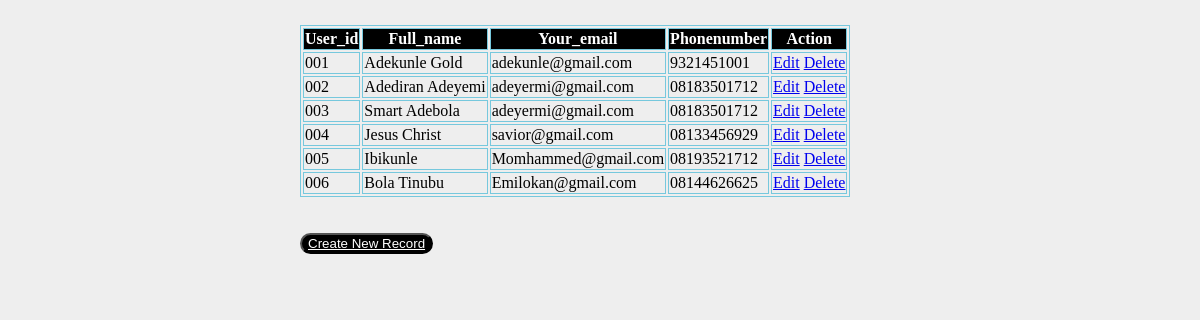
The page /show on the database its author committed.
### crud/models.py (models this page shows, shortened)
class Crud(models.Model):
    eid = models.CharField(max_length=20)
    ename = models.CharField(max_length=100)
    eemail = models.EmailField()
    econtact = models.CharField(max_length=15)
    class Meta:
        db_table = "crud"

### crud/views.py (the view)
# urls.py: path('show',views.show),
def show(request):
    cruds = Crud.objects.all()
    return render(request,"show.html",{'cruds':cruds})

### crud/templates/show.html (shortened to what this page needs)
<!DOCTYPE html>
<html lang="en">
  <head>
    {% load static %}
    <link rel="stylesheet" href="{% static 'css/style.css' %}" />
  </head>
  <body>
    <table>
      <thead>
        <tr>
          <th>User_id</th>
          <th>Full_name</th>
          <th>Your_email</th>
          <th>Phonenumber</th>
          <th>Action</th>
        </tr>
      </thead>
      <tbody>
        {% for crud in cruds %}
        <tr>
          <td>{{ crud.eid }}</td>
          <td>{{crud.ename}}</td>
          <td>{{crud.eemail}}</td>
          <td>{{crud.econtact}}</td>
          <td>
            <a href="/edit/{{ crud.id }}">Edit</a>
            <a href="/delete/{{crud.id}}">Delete</a>
          </td>
        </tr>
        {% endfor %}
      </tbody>
    </table>
    <br />
    <br />
    <button><a style="color: white" href="/api">Create New Record</a></button>
  </body>
</html>

### crud/static/css/style.css (style rules this page uses)
body { background: #eee; height: 100%; margin: 25px 0; padding-left: 300px; }
table, th, td { border: 1px solid rgb(118, 200, 221); }
th { background-color: #000000; color: white; }
button { border-radius: 12px; color: aqua; background-color: #000000; cursor: pointer; }

### rows shown on the page
Crud: eid "001", ename "Adekunle Gold", eemail "adekunle@gmail.com", econtact "9321451001"
Crud: eid "002", ename "Adediran Adeyemi", eemail "adeyermi@gmail.com", econtact "08183501712"
Crud: eid "003", ename "Smart Adebola", eemail "adeyermi@gmail.com", econtact "08183501712"
Crud: eid "004", ename "Jesus Christ", eemail "savior@gmail.com", econtact "08133456929"
Crud: eid "005", ename "Ibikunle", eemail "Momhammed@gmail.com", econtact "08193521712"
Crud: eid "006", ename "Bola Tinubu", eemail "Emilokan@gmail.com", econtact "08144626625"
